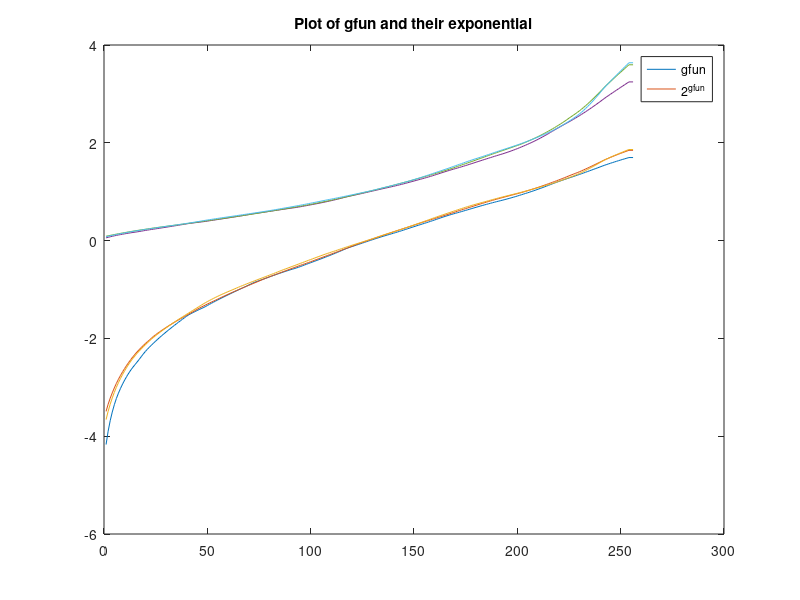

Write the MATLAB code that produced this figure. (Note: this script raises an error after producing the figure.)

%% plot 
load('HDR/gfun.mat'); %This function characterizes the relation between pixel values, exposure time and irradiance (one curve for the R, G and the B channel).

plot(gfun)
hold on
plot(2.^gfun)



title('Plot of gfun and their exponential')
legend('gfun', '2^{gfun}')
%% bildserie 1
im1 = imread('HDR/Img1.tiff');
im2 = imread('HDR/Img2.tiff');
im3 = imread('HDR/Img3.tiff');
im4 = imread('HDR/Img4.tiff');
im5 = imread('HDR/Img5.tiff');
im6 = imread('HDR/Img6.tiff');
im7 = imread('HDR/Img7.tiff');
im8 = imread('HDR/Img8.tiff');
im9 = imread('HDR/Img9.tiff');
im10 = imread('HDR/Img10.tiff');
im11 = imread('HDR/Img11.tiff');
im12 = imread('HDR/Img12.tiff');
im13 = imread('HDR/Img13.tiff');
im14 = imread('HDR/Img14.tiff');

images = {im1, im2, im3, im4,im5, im6, im7, im8, im9, im10, im11, im12, im13, im14};
montage(images)


%% find lowest intensty

[a, b] = findLowestIntensity(images);

%% find highest intensity
[a1, b1] = findHighestIntensity(images);

imshow(im1)
axis on
hold on;
% Plot cross at row 100, column 50
plot(b1,a1, 'r+', 'MarkerSize', 10, 'LineWidth', 1);
%% find gray

lowImg = images{9};
grayImg = rgb2gray(im2double(lowImg));
[height, width] = size(grayImg);

[globaMinIndexes,y] = Gray_point(grayImg);

imshow(grayImg)
axis on
hold on;
% Plot cross at row 100, column 50
plot(y,globaMinIndexes, 'r+', 'MarkerSize', 10, 'LineWidth', 1);

%% Find the common matrices for highest, lowest and median gray point.

for i = 1: 14

    tempImage = double(images{i});
    mat(1,i) = tempImage(b,a);
    mat(2,i) = tempImage(b1,a1);
    mat(3,i) = tempImage(globaMinIndexes,y);

end
plot(log(mat(1,:)))
hold on
plot(log(mat(2,:)))
hold on
plot(log(mat(3,:)))

%% 

ExposureTimes = zeros(1,14);

for i = 1:6
       tempImage = rgb2gray(images{i});
       ExposureTimes(1,i) = 1/2*(2^i);
       
       ExposureImages = ExposureTimes(1,i)*tempImage;
       imshow(ExposureImages)
end

%%
[hdr, rgb, logE, points] = HDR(images)

















